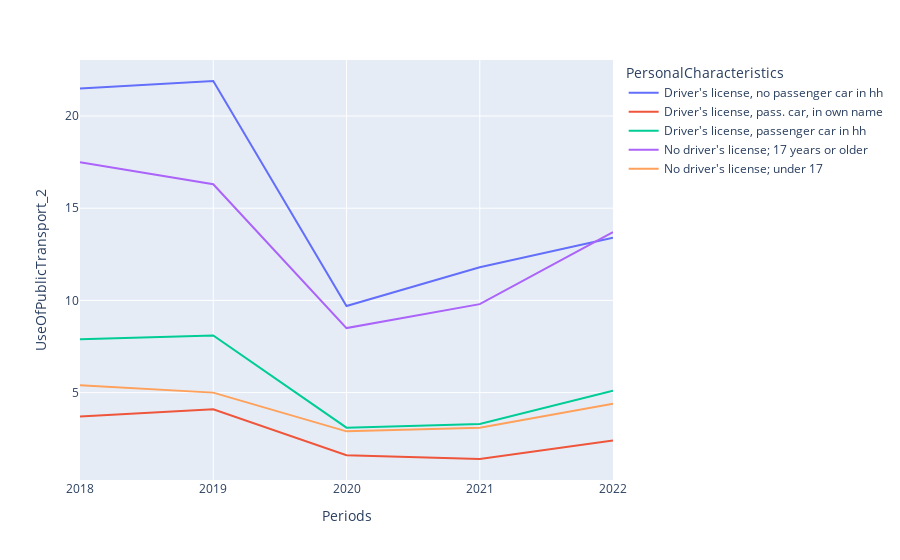

Notebook source saved alongside this figure:
### Code cell
mask = df_sorted['PersonalCharacteristics'].str.startswith(('Driv','No'));
df_drivers_licence = df_sorted[mask];
fig = px.line(df_drivers_licence, y='UseOfPublicTransport_2', x='Periods', color='PersonalCharacteristics')
fig.show()

### Figure 1 — Plotly figure (JSON) as saved in the notebook; plotly's stock layout.template omitted (floating-point values rounded to 4 significant figures)
{"data": [{"hovertemplate": "PersonalCharacteristics=Driver's license, no passenger car in hh<br>Periods=%{x}<br>UseOfPublicTransport_2=%{y}<extra></extra>", "legendgroup": "Driver's license, no passenger car in hh", "line": {"color": "#636efa", "dash": "solid"}, "marker": {"symbol": "circle"}, "mode": "lines", "name": "Driver's license, no passenger car in hh", "orientation": "v", "showlegend": true, "type": "scatter", "x": ["2018", "2019", "2020", "2021", "2022"], "xaxis": "x", "y": [21.5, 21.9, 9.7, 11.8, 13.4], "yaxis": "y"}, {"hovertemplate": "PersonalCharacteristics=Driver's license, pass. car, in own name<br>Periods=%{x}<br>UseOfPublicTransport_2=%{y}<extra></extra>", "legendgroup": "Driver's license, pass. car, in own name", "line": {"color": "#EF553B", "dash": "solid"}, "marker": {"symbol": "circle"}, "mode": "lines", "name": "Driver's license, pass. car, in own name", "orientation": "v", "showlegend": true, "type": "scatter", "x": ["2018", "2019", "2020", "2021", "2022"], "xaxis": "x", "y": [3.7, 4.1, 1.6, 1.4, 2.4], "yaxis": "y"}, {"hovertemplate": "PersonalCharacteristics=Driver's license, passenger car in hh<br>Periods=%{x}<br>UseOfPublicTransport_2=%{y}<extra></extra>", "legendgroup": "Driver's license, passenger car in hh", "line": {"color": "#00cc96", "dash": "solid"}, "marker": {"symbol": "circle"}, "mode": "lines", "name": "Driver's license, passenger car in hh", "orientation": "v", "showlegend": true, "type": "scatter", "x": ["2018", "2019", "2020", "2021", "2022"], "xaxis": "x", "y": [7.9, 8.1, 3.1, 3.3, 5.1], "yaxis": "y"}, {"hovertemplate": "PersonalCharacteristics=No driver's license; 17 years or older<br>Periods=%{x}<br>UseOfPublicTransport_2=%{y}<extra></extra>", "legendgroup": "No driver's license; 17 years or older", "line": {"color": "#ab63fa", "dash": "solid"}, "marker": {"symbol": "circle"}, "mode": "lines", "name": "No driver's license; 17 years or older", "orientation": "v", "showlegend": true, "type": "scatter", "x": ["2018", "2019", "2020", "2021", "2022"], "xaxis": "x", "y": [17.5, 16.3, 8.5, 9.8, 13.7], "yaxis": "y"}, {"hovertemplate": "PersonalCharacteristics=No driver's license; under 17<br>Periods=%{x}<br>UseOfPublicTransport_2=%{y}<extra></extra>", "legendgroup": "No driver's license; under 17", "line": {"color": "#FFA15A", "dash": "solid"}, "marker": {"symbol": "circle"}, "mode": "lines", "name": "No driver's license; under 17", "orientation": "v", "showlegend": true, "type": "scatter", "x": ["2018", "2019", "2020", "2021", "2022"], "xaxis": "x", "y": [5.4, 5, 2.9, 3.1, 4.4], "yaxis": "y"}], "layout": {"legend": {"title": {"text": "PersonalCharacteristics"}, "tracegroupgap": 0}, "margin": {"t": 60}, "xaxis": {"anchor": "y", "domain": [0, 1], "title": {"text": "Periods"}}, "yaxis": {"anchor": "x", "domain": [0, 1], "title": {"text": "UseOfPublicTransport_2"}}}}
